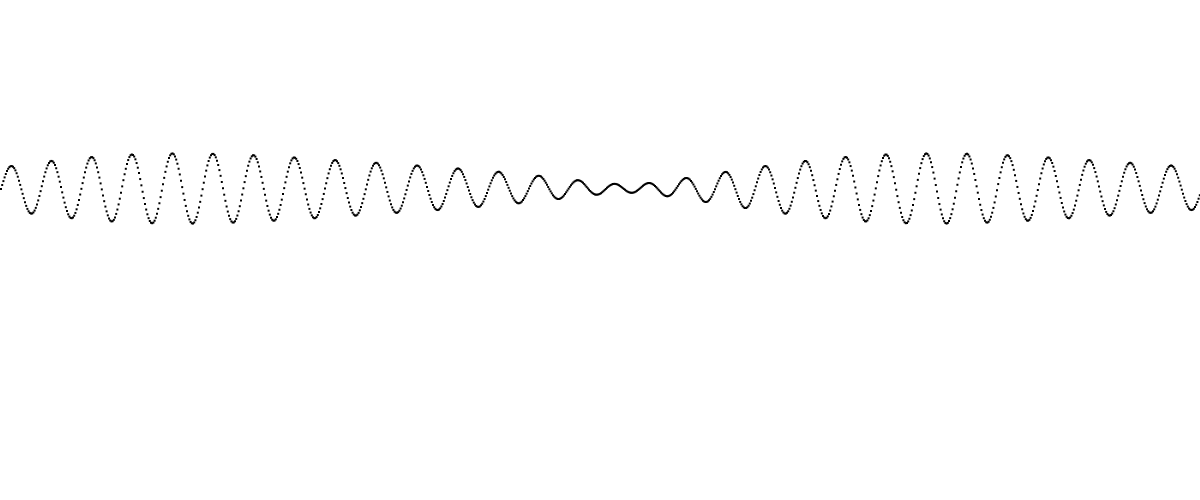
Frame 1 (no input)
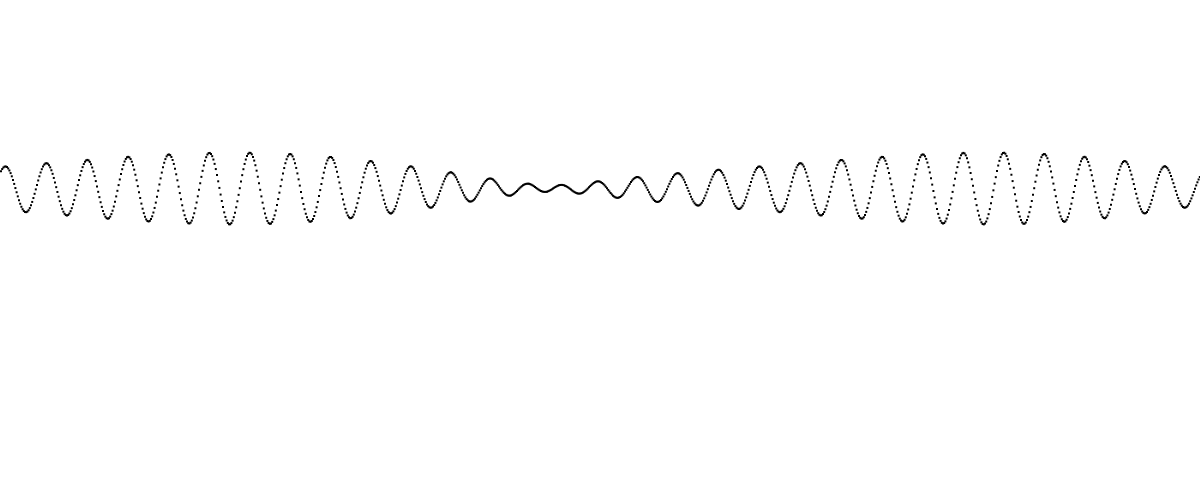
Frame 60 (no input)
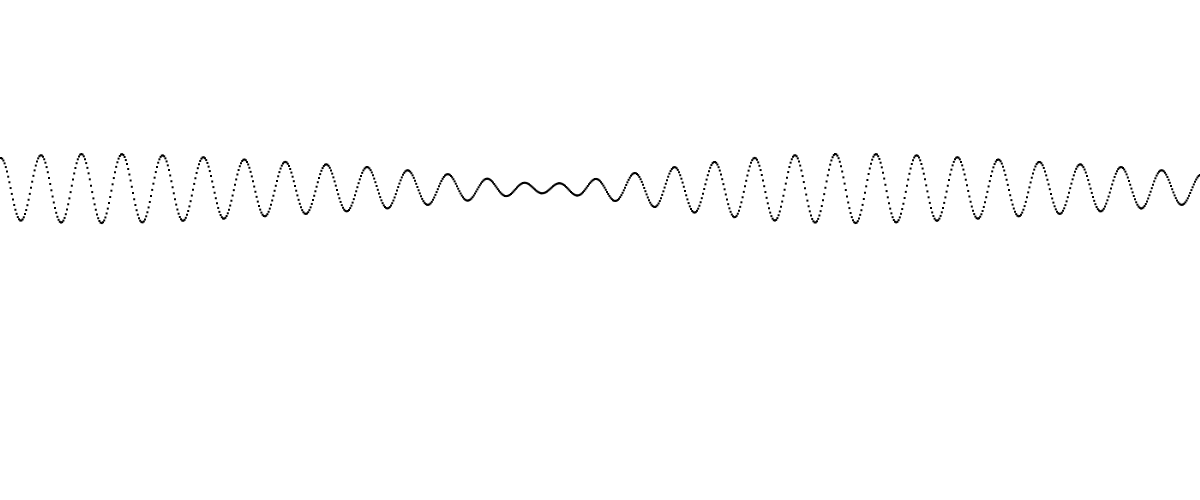
Frame 120 (the mouse pressed at the canvas centre since frame 60)

The p5.js sketch that drew these frames (run headless with seeded random() and noise() and a simulated clock; from frame 60 on, the mouse is pressed at the canvas centre):

// p5.js sketch
// ── sketch.js
let c1f, c1o, c1a
let c2f, c2o, c2a
let c3f, c3o, c3a

function setup() {
	createCanvas(windowWidth, 500);
// //1
// 	c1f = createSlider(-15, 15, 0, 0.1)
// 	c1f.position(10, 30)
// 	c1f.size(200)

// 	c1o = createSlider(-3, 3, 0, 0.1)
// 	c1o.position(220, 30)
// 	c1o.size(200)

// 	c1a = createSlider(0, 1, 1, 0.1)
// 	c1a.position(430, 30)
// 	c1a.size(200)

// //2
// 	c2f = createSlider(-15, 15, 0, 0.1)
// 	c2f.position(10, 230)
// 	c2f.size(200)

// 	c2o = createSlider(-3, 3, 0, 0.1)
// 	c2o.position(220, 230)
// 	c2o.size(200)

// 	c2a = createSlider(0, 1, 1, 0.1)
// 	c2a.position(430, 230)
// 	c2a.size(200)
// //3
// 	c3f = createSlider(-15,15, 0, 0.1)
// 	c3f.position(10, 430)
// 	c3f.size(200)

// 	c3o = createSlider(-3, 3, 0, 0.1)
// 	c3o.position(220, 430)
// 	c3o.size(200)

// 	c3a = createSlider(0, 1, 1, 0.1)
// 	c3a.position(430, 430)
// 	c3a.size(200)

}

function windowResized(){
	resizeCanvas(windowWidth, windowHeight);
}

function draw() {
	background(255);


	const mx = 10;
	const my = 2;
	const altezza = height / 4

	const numero_di_punti = 1000;

	const t = frameCount * 0.05;

	noStroke();

	for (let i = 0; i < numero_di_punti; i++) {
		const x = map(i, 0, numero_di_punti, -mx, mx);
		const x_plot = map(x, -mx, mx, 0, width);

		const y1 = sin(x * 9 - t * -2.3) * 0.5;
		const y2 = sin(x * -9.5 - t * 0.3) * 0.6;
		const y4 = cos(x * -10 - t * 1.5) * 0.1
		const y3 = y1 + y2 + y4;

		// text('freq: ' + c1f.value(), 10,30);
		// text('freq: ' + c2f.value(), 10,230);
		// text('freq: ' + c3f.value(), 10,430);

		// text('fase: ' + c1o.value(), 220,30);
		// text('fase: ' + c2o.value(), 220,230);
		// text('fase: ' + c3o.value(), 220,430);

		// text('amp: ' + c1a.value(),430,30);
		// text('amp: ' + c2a.value(),430,230);
		// text('amp: ' + c3a.value(),430,430);


	


		// // y1
		// fill(255, 0, 0);
		// rect(x_plot, map(y1, -my, my, 0, altezza) + altezza * 0, 2, 2);

		// // y2
		// fill(255, 0, 0);
		// rect(x_plot, map(y2, -my, my, 0, altezza) + altezza * 1, 2, 2);

		// // y4
		// fill(255,0,0)
        // rect(x_plot, map(y4, -my, my, 0, altezza) + altezza * 2, 2, 2)

		// y3
		fill(0);
		rect(x_plot, map(y3, -my, my, 0, altezza) + altezza * 1, 2, 2);
	}
}
